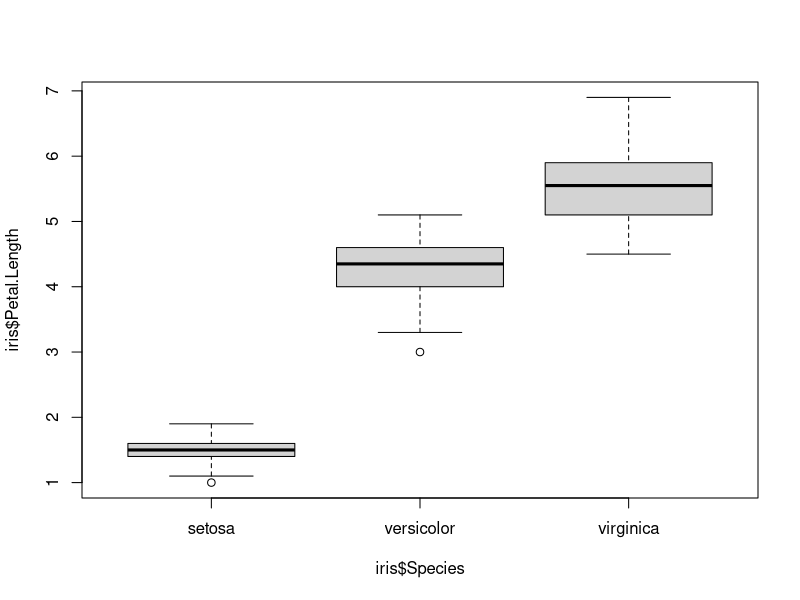

Recreate this plot in R.
## ---- chunk 1
# remove (almost) all objects currently held in the R environment
rm(list=ls()) 
## ---- chunk 2
mu <- mean(iris$Petal.Length)    # mean
med <- median(iris$Petal.Length)  # median
variance <- var(iris$Petal.Length)     # variance
stan.dev <- sd(iris$Petal.Length)      # standard deviation
n <- length(iris$Petal.Length) # the number of observations
standard.error <- sd(iris$Petal.Length) / sqrt(length(iris$Petal.Length)) # SE of the mean
maximum <- max(iris$Petal.Length, na.rm=T)
minimum <- min(iris$Petal.Length, na.rm=T)
## ---- chunk 3
# min of a vector with NA
min(c(1,5,2,NA,3))

# ingore the NAs
min(c(1,5,2,NA,3), na.rm=T)
## ---- chunk 4
boxplot(iris$Petal.Length ~ iris$Species)
## ---- chunk 5
mu.sepal.lengths <- aggregate(iris$Petal.Length, by=list(iris$Species), mean)
mu.sepal.lengths
# or
# (mu.sepal.lengths <- aggregate(iris$Petal.Length, by=list(iris$Species), mean))
## ---- chunk 6
summary(iris$Petal.Length) # for all Petal lengths

tapply(iris$Petal.Length, iris$Species, summary) # for Petal length by species
IQR(iris$Petal.Length)
## ---- chunk 7
z<-c(1,2,4,5)
z
## ---- chunk 8
summaryStats <- function (x,...) {

# "out" will be a vector with names assigned to each entry.
out <- c( n.obs = length(x),
          min   = min(x),
          qtile = quantile(x,c(0.25,0.5,0.75)),
          max   = max(x),
          mean  = mean(x),
          sd    = sd(x),
          var   = var(x),
          se    = sd(x)/sqrt(length(x))
          )
          
return(out)  # this tells the function what to return as "the answer"
} # end of function

## ---- chunk 9
summaryStats(z)
## ---- chunk 10
petal.length.summaries <- aggregate(iris$Petal.Length, 
                                    by = list(iris$Species), 
                                    summaryStats)
petal.length.summaries
## ---- chunk 11
summaryStats1 <- function (x,...) {

# "out" will be a vector with names assigned to each entry.
out <- c( n.obs = length(x),
          min   = min(x),
          qtile = quantile(x,c(0.25,0.5,0.75)),
          max   = max(x),
          mean  = mean(x),
          sd    = sd(x),
          var   = var(x),
          se    = sd(x)/sqrt(length(x)),
          IQR = IQR(x)
          )
          
return(out)  # this tells the function what to return as "the answer"
}
sepal.length.summaries <- aggregate(iris$Sepal.Length,by=list(iris$Species),summaryStats1)
sepal.length.summaries
